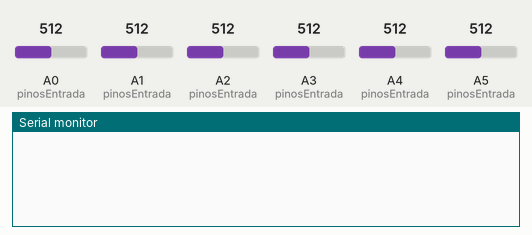
Recording of a sketch running on a simulated Arduino Uno, built with avr-gcc and run on an emulated ATmega328P. Shown: the last lines printed to the serial monitor. The test bench sets the inputs (shaded band); at power-on: A0 (pinosEntrada) = 512, A1 (pinosEntrada) = 512, A2 (pinosEntrada) = 512, A3 (pinosEntrada) = 512, A4 (pinosEntrada) = 512, A5 (pinosEntrada) = 512.

Above: at 1.2 s.
1.3 s: A0 (pinosEntrada) set to 390
At 1.8 s:
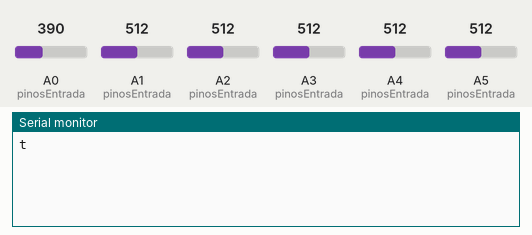
2.8 s: A1 (pinosEntrada) set to 390
At 4.0 s:
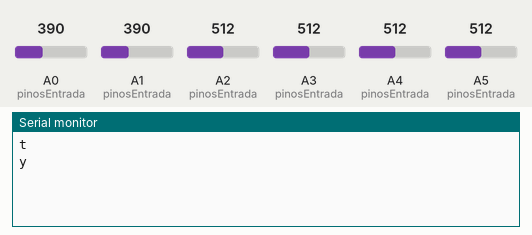
4.3 s: A2 (pinosEntrada) set to 390
At 5.4 s:
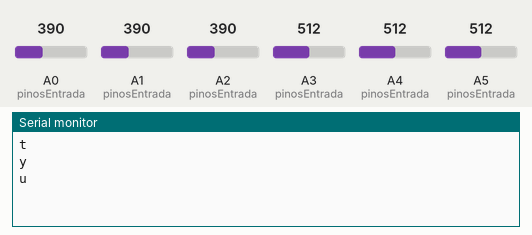
5.8 s: A3 (pinosEntrada) set to 390
At 6.5 s:
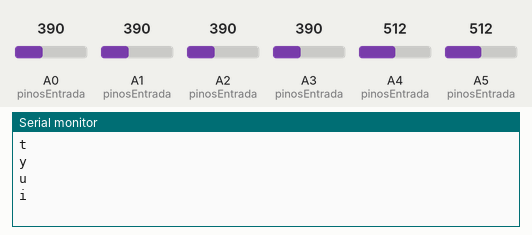
7.3 s: A4 (pinosEntrada) set to 390
At 8.5 s:
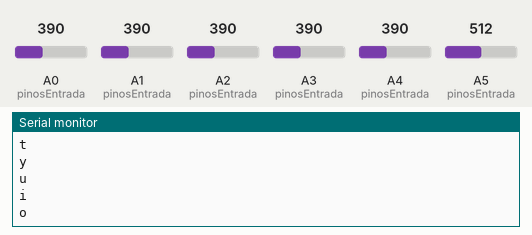
8.8 s: A5 (pinosEntrada) set to 390
At 9.9 s:
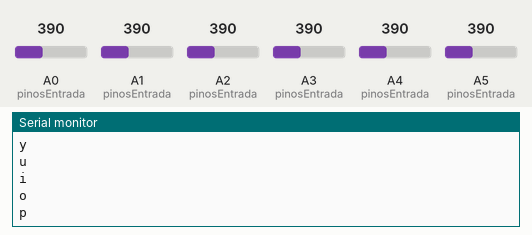

Measured:
- after the input at 1.3 s, the serial monitor: prints a new line at once (image 1)
- after the input at 2.8 s, the serial monitor: prints a new line at once (image 2)
- after the input at 4.3 s, the serial monitor: prints a new line at once (image 3)
- after the input at 5.8 s, the serial monitor: prints a new line at once (image 4)
- after the input at 7.3 s, the serial monitor: prints a new line at once (image 5)
- after the input at 8.8 s, the serial monitor: prints a new line at once (image 6)

The sketch:

piano.ino
```cpp
#include <movingAvg.h>

// Ajuste conforme necessário
const int limiarPressionado = 400;
const int limiarSolto = 1020;
const byte numPinos = 6;

const byte pinosEntrada[numPinos] = {A0, A1, A2, A3, A4, A5};
const char teclas[numPinos] = {'t', 'y', 'u', 'i', 'o', 'p'};

struct estruturaEntrada {
  byte pinoAnalogico;
  char tecla;
  movingAvg filtro = movingAvg(20);
  boolean pressionado = false;
};

estruturaEntrada pinos[numPinos];

void setup() {
  Serial.begin(9600);
  for (int i = 0; i < numPinos; i++) {
    pinos[i].pinoAnalogico = pinosEntrada[i];
    pinos[i].tecla = teclas[i];
    pinos[i].filtro.begin();
  }
}

void loop() {
  for (int i = 0; i < numPinos; i++) {
    float mediaAtual = pinos[i].filtro.reading(analogRead(pinos[i].pinoAnalogico));
    boolean estadoAnterior = pinos[i].pressionado;
    boolean estadoAtual = estadoAnterior;

    if (mediaAtual < limiarPressionado) {
      estadoAtual = true;
    } else if (mediaAtual > limiarSolto) {
      estadoAtual = false;
    }

    if (estadoAtual != estadoAnterior) {
      if (estadoAtual) {
        Serial.println(pinos[i].tecla);  // Envia a tecla pressionada
      }
    }
    pinos[i].pressionado = estadoAtual;
  }
}
```
